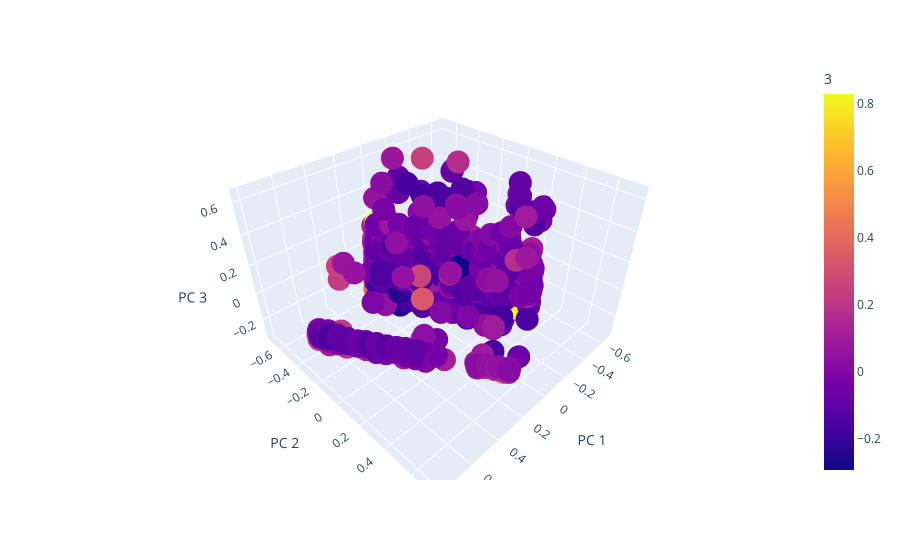

The cell this chart's notebook holds for it:
### Code cell
olist_projected.columns = olist_projected.columns.astype(str)

fig = px.scatter_3d(
    olist_projected, x='0', y='1', z='2', color='3',
    labels={'0': 'PC 1', '1': 'PC 2', '2': 'PC 3'},
    # width=15, height=15
)
fig.show()

### Figure 1 — Plotly figure (JSON) as saved in the notebook; plotly's stock layout.template omitted (floating-point values rounded to 4 significant figures; data arrays with more than 128 entries replaced by an {"elided": "..."} marker saying what was removed)
{"data": [{"hovertemplate": "PC 1=%{x}<br>PC 2=%{y}<br>PC 3=%{z}<br>3=%{marker.color}<extra></extra>", "legendgroup": "", "marker": {"color": {"elided": "2000 float values"}, "coloraxis": "coloraxis", "symbol": "circle"}, "mode": "markers", "name": "", "scene": "scene", "showlegend": false, "type": "scatter3d", "x": {"elided": "2000 float values"}, "y": {"elided": "2000 float values"}, "z": {"elided": "2000 float values"}}], "layout": {"coloraxis": {"colorbar": {"title": {"text": "3"}}, "colorscale": [[0, "#0d0887"], [0.1111, "#46039f"], [0.2222, "#7201a8"], [0.3333, "#9c179e"], [0.4444, "#bd3786"], [0.5556, "#d8576b"], [0.6667, "#ed7953"], [0.7778, "#fb9f3a"], [0.8889, "#fdca26"], [1, "#f0f921"]]}, "legend": {"tracegroupgap": 0}, "margin": {"t": 60}, "scene": {"domain": {"x": [0, 1], "y": [0, 1]}, "xaxis": {"title": {"text": "PC 1"}}, "yaxis": {"title": {"text": "PC 2"}}, "zaxis": {"title": {"text": "PC 3"}}}}}
